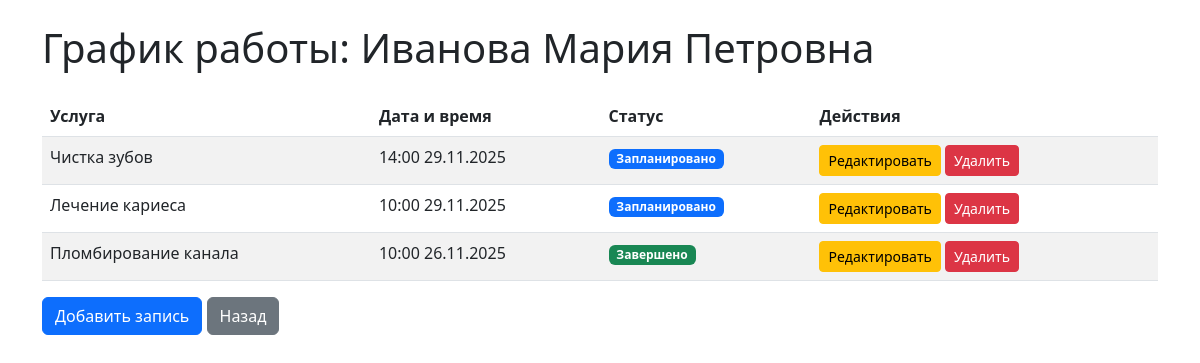
Page /schedule.php?id=1 on the committed database.
### tables this page shows
CREATE TABLE employees (
    id INTEGER PRIMARY KEY AUTOINCREMENT,
    full_name TEXT NOT NULL,
    specialization_id INTEGER NOT NULL,
    salary_percent REAL NOT NULL CHECK(salary_percent > 0 AND salary_percent <= 100),
    is_active INTEGER NOT NULL DEFAULT 1 CHECK(is_active IN (0, 1)),
    hired_date TEXT NOT NULL,
    fired_date TEXT,
    FOREIGN KEY (specialization_id) REFERENCES specializations(id) 
        ON DELETE RESTRICT 
        ON UPDATE CASCADE,
    CHECK(fired_date IS NULL OR fired_date >= hired_date)
);

CREATE TABLE appointments (
    id INTEGER PRIMARY KEY AUTOINCREMENT,
    employee_id INTEGER NOT NULL,
    service_id INTEGER NOT NULL,
    appointment_date TEXT NOT NULL,
    status TEXT NOT NULL DEFAULT 'scheduled' 
        CHECK(status IN ('scheduled', 'completed', 'cancelled')),
    created_at TEXT NOT NULL DEFAULT (datetime('now', 'localtime')),
    FOREIGN KEY (employee_id) REFERENCES employees(id) 
        ON DELETE RESTRICT 
        ON UPDATE CASCADE,
    FOREIGN KEY (service_id) REFERENCES services(id) 
        ON DELETE RESTRICT 
        ON UPDATE CASCADE
);

CREATE TABLE services (
    id INTEGER PRIMARY KEY AUTOINCREMENT,
    category_id INTEGER NOT NULL,
    name TEXT NOT NULL,
    duration_minutes INTEGER NOT NULL CHECK(duration_minutes > 0),
    price REAL NOT NULL CHECK(price > 0),
    FOREIGN KEY (category_id) REFERENCES service_categories(id) 
        ON DELETE RESTRICT 
        ON UPDATE CASCADE
);

### public/schedule.php (the view, shortened to what this page needs)
<?php
require_once __DIR__ . '/../db/db.php';
$employee_id = $_GET['id'] ?? 0;
$stmt = $pdo->prepare('SELECT full_name FROM employees WHERE id = ?');
$stmt->execute([$employee_id]);
$employee = $stmt->fetch(PDO::FETCH_ASSOC);
$stmt = $pdo->prepare('
    SELECT a.id, s.name as service_name, a.appointment_date, a.status
    FROM appointments a
    JOIN services s ON a.service_id = s.id
    WHERE a.employee_id = ?
    ORDER BY a.appointment_date DESC
');
$stmt->execute([$employee_id]);
$appointments = $stmt->fetchAll(PDO::FETCH_ASSOC);
?>
<!DOCTYPE html>
<html lang="ru">
<head>
    <link href="https://cdn.jsdelivr.net/npm/bootstrap@5.3.0/dist/css/bootstrap.min.css" rel="stylesheet">
</head>
<body>
    <div class="container mt-4">
        <h1 class="mb-4">График работы: <?= htmlspecialchars($employee['full_name']) ?></h1>
        <table class="table table-striped">
            <thead>
                <tr>
                    <th>Услуга</th>
                    <th>Дата и время</th>
                    <th>Статус</th>
                    <th>Действия</th>
                </tr>
            </thead>
            <tbody>
                <?php foreach ($appointments as $appointment): ?>
                    <tr>
                        <td><?= htmlspecialchars($appointment['service_name']) ?></td>
                        <td><?= htmlspecialchars((new DateTime($appointment['appointment_date']))->format('H:i d.m.Y')) ?></td>
                        <td>
                            <?php if ($appointment['status'] === 'scheduled'): ?>
                                <span class="badge bg-primary">Запланировано</span>
                            <?php elseif ($appointment['status'] === 'completed'): ?>
                                <span class="badge bg-success">Завершено</span>
                            <?php else: ?>
                                <span class="badge bg-danger">Отменено</span>
                            <?php endif; ?>
                        </td>
                        <td>
                            <a href="edit_appointment.php?id=<?= $appointment['id'] ?>" class="btn btn-sm btn-warning">Редактировать</a>
                            <a href="delete_appointment.php?id=<?= $appointment['id'] ?>" class="btn btn-sm btn-danger">Удалить</a>
                        </td>
                    </tr>
                <?php endforeach; ?>
            </tbody>
        </table>
        <a href="add_appointment.php?employee_id=<?= $employee_id ?>" class="btn btn-primary">Добавить запись</a>
        <a href="index.php" class="btn btn-secondary">Назад</a>
    </div>
</body>
</html>

### rows in the picture
employees: full_name "Иванова Мария Петровна"
appointments: service.name "Чистка зубов", appointment_date "14:00 29.11.2025", status "Запланировано"
appointments: service.name "Лечение кариеса", appointment_date "10:00 29.11.2025", status "Запланировано"
appointments: service.name "Пломбирование канала", appointment_date "10:00 26.11.2025", status "Завершено"
